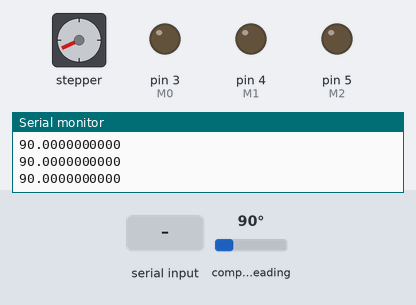
Bench run of a program on a simulated Arduino Nano, built with avr-gcc and run on an emulated ATmega328P. Parts: stepper motor, output pins drawn as LEDs (lit = HIGH), the last lines printed to the serial monitor. Wiring (inferred from the names in the program): stepper motor driver (200 steps per turn assumed): step pin 6; direction pin 7. The test bench sets the inputs (shaded band); at power-on: compass heading 90°. Random numbers use the default seed unless the program sets one; pins used as bus, display or sensor lines are not drawn.

Above: at 2.2 s.
2.3 s: "90,45,200\n" received over Serial
At 3.5 s:
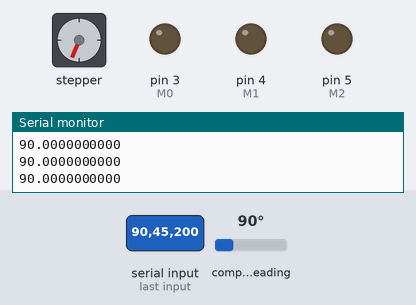
5.3 s: compass heading set to 7°
At 5.79 s:
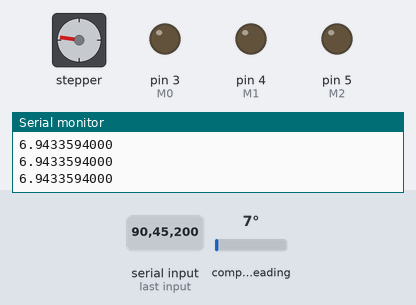
8.3 s: "5\n" received over Serial
At 8.84 s:
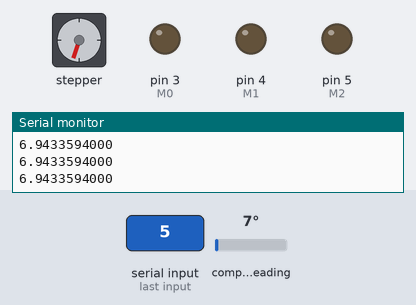
11.3 s: compass heading set to 180°
Timing chart, 0 to 15.3 s (numbered marks = the images above; inputs shaded):
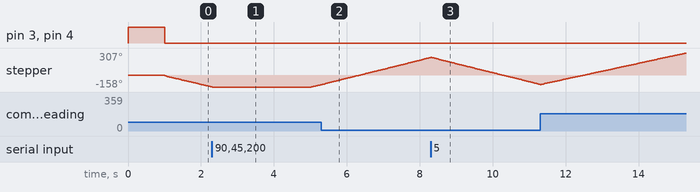

The program:

main.cpp
```cpp
#include <Arduino.h>
#include <Wire.h>
#include "AS5600.h"

#define M0                3
#define M1                4
#define M2                5
#define DIR               7
#define STP               6
#define STEP_ANGLE        1.8
#define STEP_MULTIPLIER_1 1
#define STEP_MULTIPLIER_2 0.5
#define STEP_MULTIPLIER_3 0.25
#define STEP_MULTIPLIER_4 0.125
#define STEP_MULTIPLIER_5 0.0625
#define STEP_MULTIPLIER_6 0.03125

AS5600 encoder;
float curr_position;
float set_position = 0;
float errorDIR1;
float errorDIR2;
float error;
String uart_data;

void setup(){
  randomSeed(analogRead(0));
  pinMode(M0, OUTPUT);
  pinMode(M1, OUTPUT);
  pinMode(M2, OUTPUT);
  pinMode(DIR, OUTPUT);
  pinMode(STP, OUTPUT);
  digitalWrite(M0, HIGH);
  digitalWrite(M1, HIGH);
  digitalWrite(M2, LOW);
  digitalWrite(DIR, HIGH);
  Serial.begin(9600);
  if(!encoder.begin(DIR)){
    for(;;){
      Serial.println("ENCODER NOT FOUND, RST");
      delay(1000);
    }
  }
  delay(1000);
}


void loop(){
  static uint32_t lastTime = 0;
  static uint32_t lastTime2 = 0;

  //Wczytywanie pozycji zadanej z uart
  if (Serial.available()){
    uart_data = Serial.readStringUntil('\n');
    if (!(atoi(uart_data.c_str()) >= 0 && atoi(uart_data.c_str()) < 360)){
      Serial.println("WRONG");
    } else {
      set_position = atoi(uart_data.c_str());
    }
  }

  //Losowanie pozycji zadanej co 5 sekund
  if (millis() - lastTime2 >= 5000){
    lastTime2 = millis();
    set_position = random(360);
  }


  if (millis() - lastTime >= 10){
    lastTime = millis();

    //Pomiar pozycji
    curr_position = ((float)encoder.readAngle()/4096.f) * 360.f;

    //Wysłanie aktualnej pozycji do Telemetry Viewer
    char stepper_angle[30];
    dtostrf(curr_position, 10, 10, stepper_angle);
    char text[32];
    snprintf(text, 32, "%s", stepper_angle);
    Serial.println(text);

    //Wyznaczenie uchybu oraz determinacja kierunku obrotu
    if(curr_position > set_position){
      errorDIR1 = 360 - curr_position + set_position;
    } else {
      errorDIR1 = set_position - curr_position;
    }
    errorDIR2 = 360 - errorDIR1;
    if(errorDIR1 < errorDIR2){
      error = errorDIR1;
      digitalWrite(DIR, HIGH);
    } else {
      error = errorDIR2;
      digitalWrite(DIR, LOW);
    }

    //Wyznaczenie wielkości kroku
    if (error > STEP_ANGLE * STEP_MULTIPLIER_1){
      digitalWrite(M0, LOW);
      digitalWrite(M1, LOW);
      digitalWrite(M2, LOW);
      digitalWrite(STP, HIGH);
      delayMicroseconds(1000);
      digitalWrite(STP, LOW);
      delayMicroseconds(1000);
    } else if (error < STEP_ANGLE * STEP_MULTIPLIER_1 && error > STEP_ANGLE * STEP_MULTIPLIER_2){
      digitalWrite(M0, HIGH);
      digitalWrite(M1, LOW);
      digitalWrite(M2, LOW);
      digitalWrite(STP, HIGH);
      delayMicroseconds(1000);
      digitalWrite(STP, LOW);
      delayMicroseconds(1000);
    } else if (error < STEP_ANGLE * STEP_MULTIPLIER_2 && error > STEP_ANGLE * STEP_MULTIPLIER_3){
      digitalWrite(M0, LOW);
      digitalWrite(M1, HIGH);
      digitalWrite(M2, LOW);
      digitalWrite(STP, HIGH);
      delayMicroseconds(1000);
      digitalWrite(STP, LOW);
      delayMicroseconds(1000);
    } else if (error < STEP_ANGLE * STEP_MULTIPLIER_3 && error > STEP_ANGLE * STEP_MULTIPLIER_4){
      digitalWrite(M0, HIGH);
      digitalWrite(M1, HIGH);
      digitalWrite(M2, LOW);
      digitalWrite(STP, HIGH);
      delayMicroseconds(1000);
      digitalWrite(STP, LOW);
      delayMicroseconds(1000);
    } else if (error < STEP_ANGLE * STEP_MULTIPLIER_4 && error > STEP_ANGLE * STEP_MULTIPLIER_5){
      digitalWrite(M0, LOW);
      digitalWrite(M1, LOW);
      digitalWrite(M2, HIGH);
      digitalWrite(STP, HIGH);
      delayMicroseconds(1000);
      digitalWrite(STP, LOW);
      delayMicroseconds(1000);
    } else if (error < STEP_ANGLE * STEP_MULTIPLIER_5 && error > STEP_ANGLE * STEP_MULTIPLIER_6){
      digitalWrite(M0, HIGH);
      digitalWrite(M1, LOW);
      digitalWrite(M2, HIGH);
      digitalWrite(STP, HIGH);
      delayMicroseconds(1000);
      digitalWrite(STP, LOW);
      delayMicroseconds(1000);
    }

    //Reset pozycji po pełnym obrocie
    if (encoder.getRevolutions() >= 1){
      encoder.resetPosition();
    }
  }
}
```
